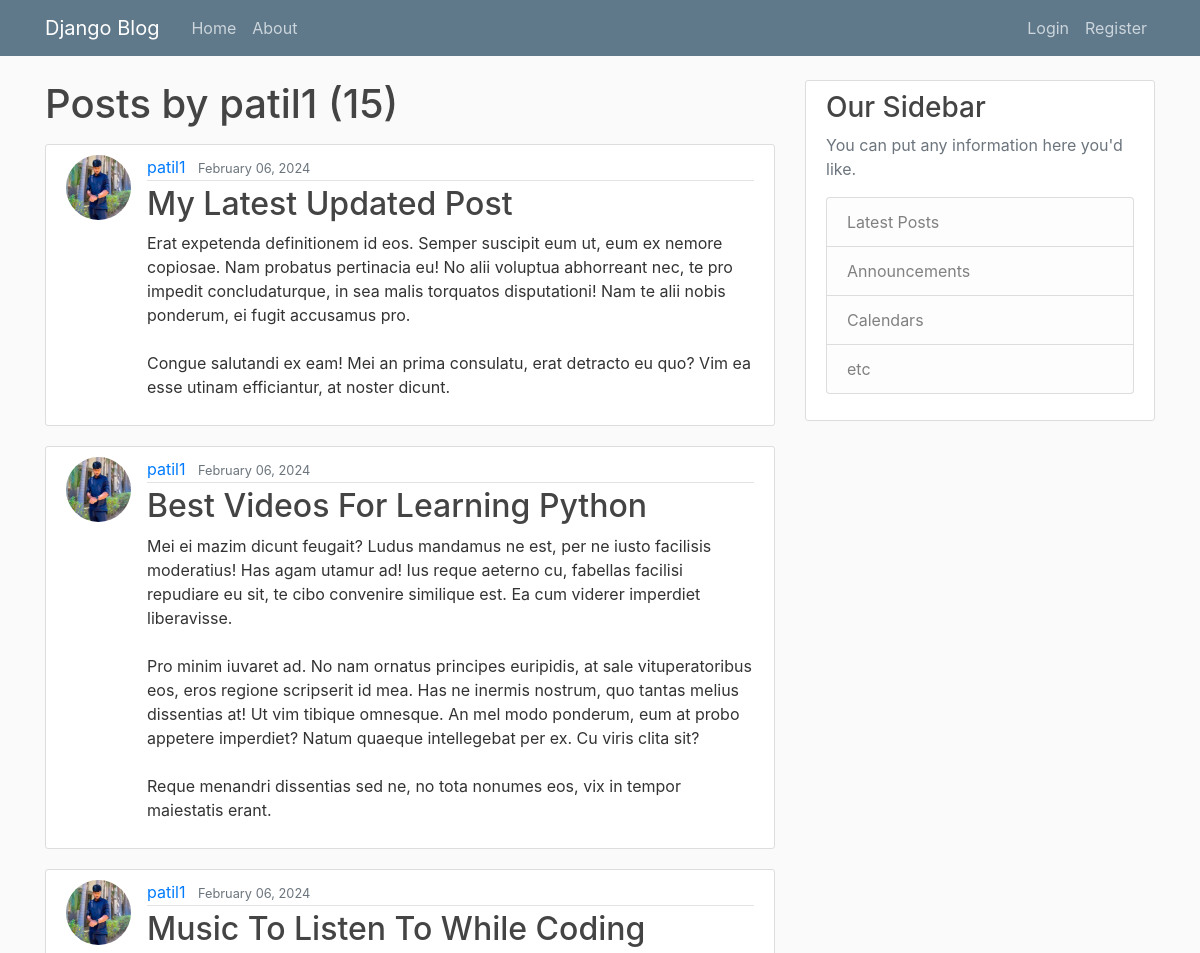
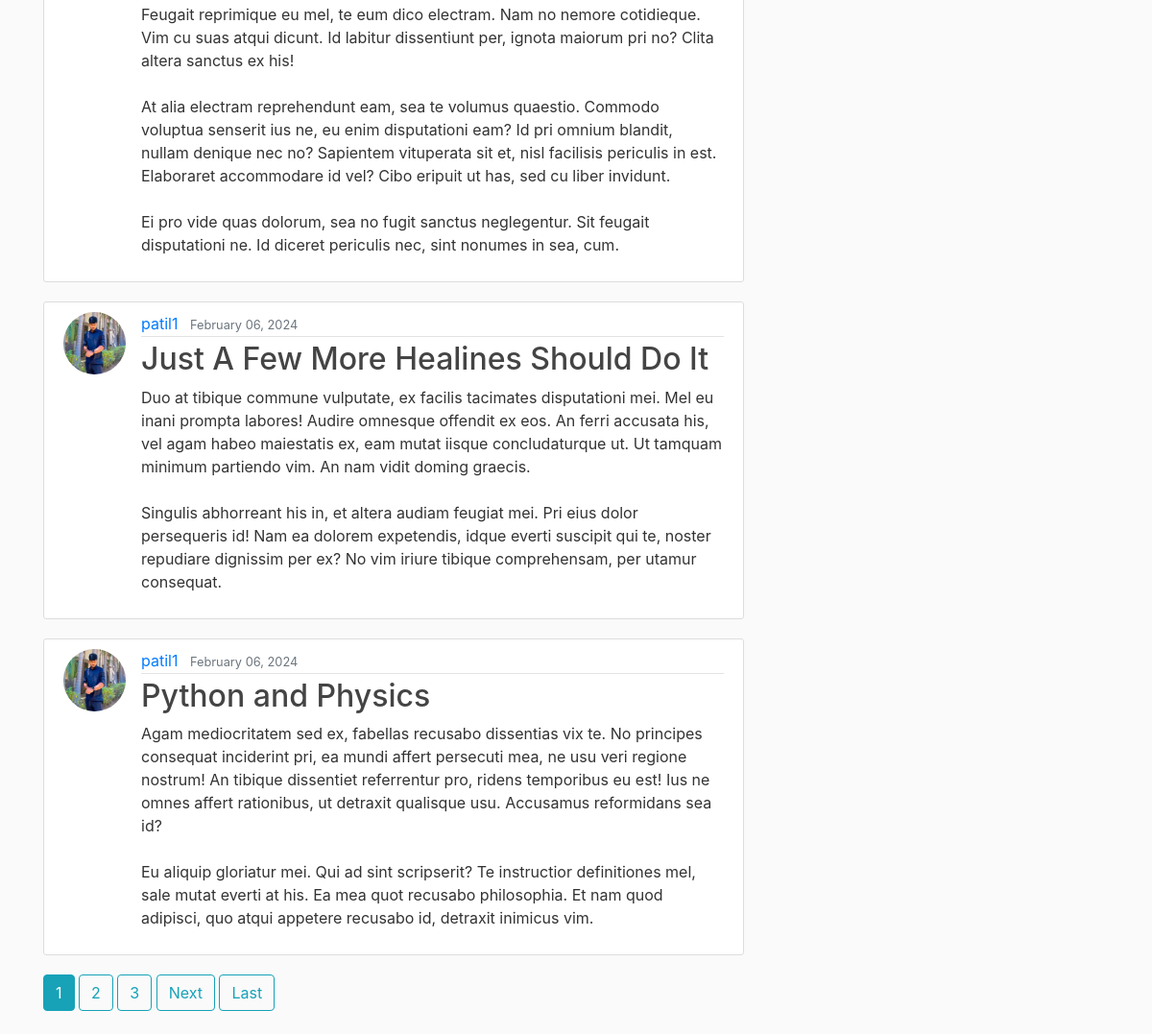
The app's page /user/patil1 with its own data (2 pictures, top to bottom).
### blog/models.py (models this page shows, shortened)
class Post(models.Model):
    title = models.CharField(max_length=100)
    content = models.TextField()
    date_posted = models.DateTimeField(default=timezone.now)
    author = models.ForeignKey(User,on_delete = models.CASCADE)

### users/models.py (models this page shows, shortened)
class profile(models.Model):
    user = models.OneToOneField(User,on_delete=models.CASCADE)
    image = models.ImageField(default='default.jpg',upload_to='profile_pics')

### blog/views.py (the view)
# urls.py: path('user/<str:username>',UserPostListView.as_view(),name="user-posts"),
class UserPostListView(ListView):
    model = Post
    template_name = 'blog/user_posts.html'     # app/model_viewtype.html
    context_object_name = 'posts'
    ordering = ['date_posted']
    paginate_by = 5
    def get_queryset(self):
        user = get_object_or_404(User,username=self.kwargs.get('username'))
        return Post.objects.filter(author=user).order_by('-date_posted')

### blog/templates/blog/user_posts.html (shortened to what this page needs)
{% extends "blog/base.html" %}
{% block content %}
     <h1 class="mb-3">Posts by {{ view.kwargs.username }} ({{ page_obj.paginator.count }})</h1>
     {% for i in posts %}
      <article class="media content-section">
         <img src="{{ i.author.profile.image.url }}" class="rounded-circle article-img">
         <div class="media-body">
         <div class="article-metadata">
            <a class="mr-2" href="{% url 'user-posts' i.author.username %}">{{ i.author }}</a>
            <small class="text-muted">{{ i.date_posted|date:"F d, Y" }}</small>
         </div>
         <h2><a class="article-title" href="{% url 'post-detail' i.id %}">{{ i.title }}</a></h2>
         <p class="article-content">{{ i.content }}</p>
         </div>
      </article>
     {% endfor %}
     {% if is_paginated %}
      {% for num in page_obj.paginator.page_range %}
         {% if page_obj.number == num %}
            <a href="?page={{ num }}" class="btn btn-info mb-4">{{ num }}</a>
         {% elif num > page_obj.number|add:'-3' and num < page_obj.number|add:'3' %}
            <a href="?page={{ num }}" class="btn btn-outline-info mb-4">{{ num }}</a>
         {% endif%}
      {% endfor %}
      {% if page_obj.has_next %}
         <a href="?page={{page_obj.next_page_number}}" class="btn btn-outline-info mb-4">Next</a>
         <a href="?page={{ page_obj.paginator.num_pages }}" class="btn btn-outline-info mb-4">Last</a>
      {% endif %}
     {% endif %}
{% endblock %}

### blog/static/blog/main.css (style rules this page uses)
body { background: #fafafa; color: #333333; margin-top: 5rem; }
h1, h2, h3, h4, h5, h6 { color: #444444; }
.content-section { background: #ffffff; padding: 10px 20px; border: 1px solid #dddddd; border-radius: 3px; margin-bottom: 20px; }
.article-title { color: #444444; }
.article-content { white-space: pre-line; }
.article-img { height: 65px; width: 65px; margin-right: 16px; }
.article-metadata { padding-bottom: 1px; margin-bottom: 4px; border-bottom: 1px solid #e3e3e3 }

### records on screen
Post: author.profile.image (picture), author "patil1", date_posted "February 06, 2024", title "My Latest Updated Post", content "Erat expetenda definitionem id eos. Semper suscipit eum ut, eum ex nemore copiosae. Nam probatus pertinacia eu! No alii voluptua abhorreant nec, te pro impedit concludaturque, in sea malis torquatos disputationi! Nam te alii nobis ponderum, ei fugit accusamus pro. Congue salutandi ex eam! Mei an prima consulatu, erat detracto eu quo? Vim ea esse utinam efficiantur, at noster dicunt."
Post: author.profile.image (picture), author "patil1", date_posted "February 06, 2024", title "Best Videos For Learning Python", content "Mei ei mazim dicunt feugait? Ludus mandamus ne est, per ne iusto facilisis moderatius! Has agam utamur ad! Ius reque aeterno cu, fabellas facilisi repudiare eu sit, te cibo convenire similique est. Ea cum viderer imperdiet liberavisse. Pro minim iuvaret ad. No nam ornatus principes euripidis, at sale vituperatoribus eos, eros regione scripserit id mea. Has ne inermis nostrum, quo tantas melius dissentias at! Ut vim tibique omnesque. An mel modo ponderum, eum at probo appetere imperdiet? Natum quaeque intellegebat per ex. Cu viris clita sit? Reque menandri dissentias sed ne, no tota nonumes eos, vix in tempor maiestatis erant."
Post: author.profile.image (picture), author "patil1", date_posted "February 06, 2024", title "Music To Listen To While Coding", content "Feugait reprimique eu mel, te eum dico electram. Nam no nemore cotidieque. Vim cu suas atqui dicunt. Id labitur dissentiunt per, ignota maiorum pri no? Clita altera sanctus ex his! At alia electram reprehendunt eam, sea te volumus quaestio. Commodo voluptua senserit ius ne, eu enim disputationi eam? Id pri omnium blandit, nullam denique nec no? Sapientem vituperata sit et, nisl facilisis periculis in est. Elaboraret accommodare id vel? Cibo eripuit ut has, sed cu liber invidunt. Ei pro vide quas dolorum, sea no fugit sanctus neglegentur. Sit feugait disputationi ne. Id diceret periculis nec, sint nonumes in sea, cum."
Post: author.profile.image (picture), author "patil1", date_posted "February 06, 2024", title "Just A Few More Healines Should Do It", content "Duo at tibique commune vulputate, ex facilis tacimates disputationi mei. Mel eu inani prompta labores! Audire omnesque offendit ex eos. An ferri accusata his, vel agam habeo maiestatis ex, eam mutat iisque concludaturque ut. Ut tamquam minimum partiendo vim. An nam vidit doming graecis. Singulis abhorreant his in, et altera audiam feugiat mei. Pri eius dolor persequeris id! Nam ea dolorem expetendis, idque everti suscipit qui te, noster repudiare dignissim per ex? No vim iriure tibique comprehensam, per utamur consequat."
Post: author.profile.image (picture), author "patil1", date_posted "February 06, 2024", title "Python and Physics", content "Agam mediocritatem sed ex, fabellas recusabo dissentias vix te. No principes consequat inciderint pri, ea mundi affert persecuti mea, ne usu veri regione nostrum! An tibique dissentiet referrentur pro, ridens temporibus eu est! Ius ne omnes affert rationibus, ut detraxit qualisque usu. Accusamus reformidans sea id? Eu aliquip gloriatur mei. Qui ad sint scripserit? Te instructior definitiones mel, sale mutat everti at his. Ea mea quot recusabo philosophia. Et nam quod adipisci, quo atqui appetere recusabo id, detraxit inimicus vim."

### other values on screen
{{ view.kwargs.username }} "patil1"
{{ page_obj.paginator.count }} "15"
{{ num }} "1"
{{ num }} "2" "3"
